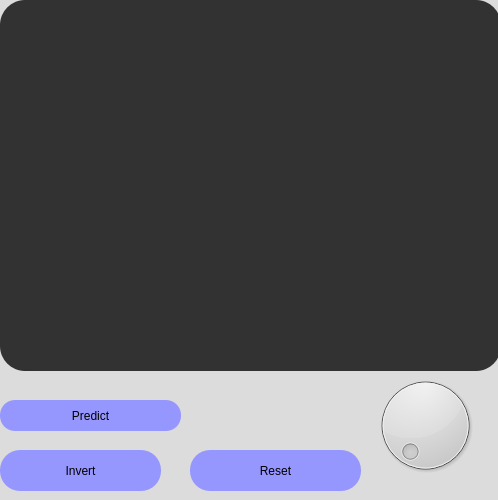
<?xml version="1.0" encoding="UTF-8"?>
<ui version="4.0">
 <class>MainWindow</class>
 <widget class="QMainWindow" name="MainWindow">
  <property name="geometry">
   <rect>
    <x>0</x>
    <y>0</y>
    <width>498</width>
    <height>500</height>
   </rect>
  </property>
  <property name="windowTitle">
   <string>MainWindow</string>
  </property>
  <widget class="QWidget" name="centralwidget">
   <widget class="QWidget" name="widget" native="true">
    <property name="geometry">
     <rect>
      <x>0</x>
      <y>0</y>
      <width>500</width>
      <height>500</height>
     </rect>
    </property>
    <property name="styleSheet">
     <string notr="true">background-color: rgb(220, 220, 220);</string>
    </property>
    <widget class="QPushButton" name="pushButton">
     <property name="geometry">
      <rect>
       <x>0</x>
       <y>400</y>
       <width>181</width>
       <height>31</height>
      </rect>
     </property>
     <property name="styleSheet">
      <string notr="true">background-color: rgb(150,150,255);
color: rgb(0,0, 0);
font: 20pt &quot;Segoe Script&quot;;
border-radius:15px;</string>
     </property>
     <property name="text">
      <string>Predict</string>
     </property>
     <property name="flat">
      <bool>false</bool>
     </property>
    </widget>
    <widget class="QLabel" name="label2">
     <property name="geometry">
      <rect>
       <x>200</x>
       <y>400</y>
       <width>171</width>
       <height>31</height>
      </rect>
     </property>
     <property name="styleSheet">
      <string notr="true">color: rgb(128,128, 128);
font: 25pt &quot;Segoe Script&quot;;</string>
     </property>
     <property name="text">
      <string/>
     </property>
    </widget>
    <widget class="QDial" name="dial">
     <property name="geometry">
      <rect>
       <x>370</x>
       <y>370</y>
       <width>111</width>
       <height>111</height>
      </rect>
     </property>
    </widget>
    <widget class="QLabel" name="label">
     <property name="geometry">
      <rect>
       <x>0</x>
       <y>0</y>
       <width>501</width>
       <height>371</height>
      </rect>
     </property>
     <property name="styleSheet">
      <string notr="true">background-color: rgb(50, 50, 50);
border-radius:25px;</string>
     </property>
     <property name="text">
      <string/>
     </property>
    </widget>
    <widget class="QPushButton" name="pushButton_2">
     <property name="geometry">
      <rect>
       <x>190</x>
       <y>450</y>
       <width>171</width>
       <height>41</height>
      </rect>
     </property>
     <property name="styleSheet">
      <string notr="true">background-color: rgb(150, 150,255);
color: rgb(0, 0, 0);
font: 27pt &quot;Segoe Script&quot;;
border-radius:20px;</string>
     </property>
     <property name="text">
      <string>Reset</string>
     </property>
    </widget>
    <widget class="QPushButton" name="pushButton_3">
     <property name="geometry">
      <rect>
       <x>0</x>
       <y>450</y>
       <width>161</width>
       <height>41</height>
      </rect>
     </property>
     <property name="styleSheet">
      <string notr="true">background-color: rgb(150, 150,255);
color: rgb(0, 0, 0);
font: 27pt &quot;Segoe Script&quot;;
border-radius:20px;</string>
     </property>
     <property name="text">
      <string>Invert</string>
     </property>
    </widget>
   </widget>
  </widget>
 </widget>
 <resources/>
 <connections/>
</ui>
